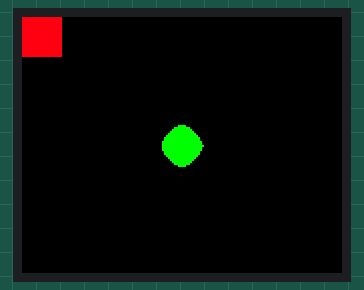
Simulated run of this program. Board: CircuitPython board. On the bench: 160×128 colour display.

Above: at 0.1 s.

The program:

code_-_med_figurer.py
```python
import board
import displayio
import terminalio
import time
from adafruit_display_text import label
from adafruit_display_shapes.rect import Rect
from adafruit_display_shapes.circle import Circle


SCREEN_WIDTH = 160
SCREEN_HEIGHT = 128

splash = displayio.Group()
board.DISPLAY.show(splash)

rect = Rect(0,0,20,20)
rect.fill = 0xFF0010

circle = Circle(80,64,10)
circle.fill = 0x00FF00

splash.append(rect)
splash.append(circle)

while True:
    pass
```
